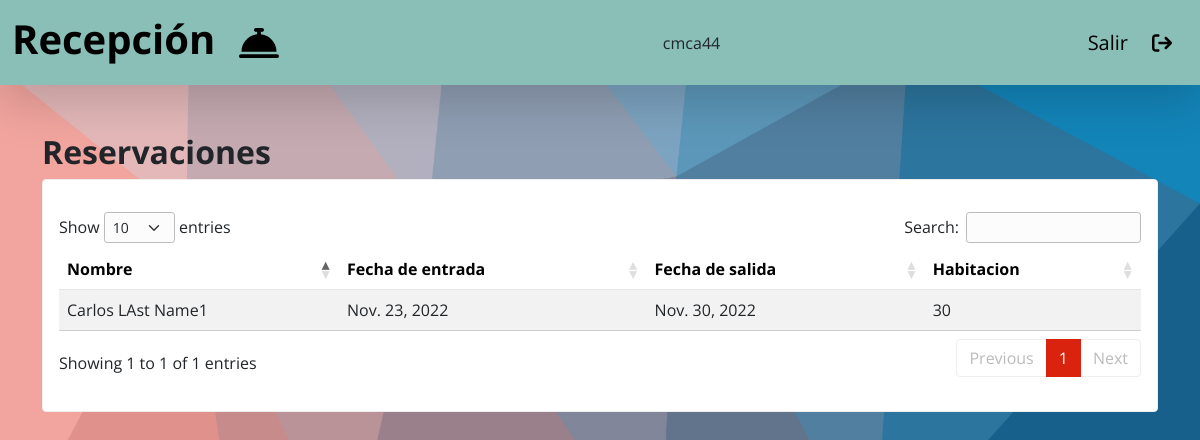
Page /reservations/ (signed in) on the earlier database version.
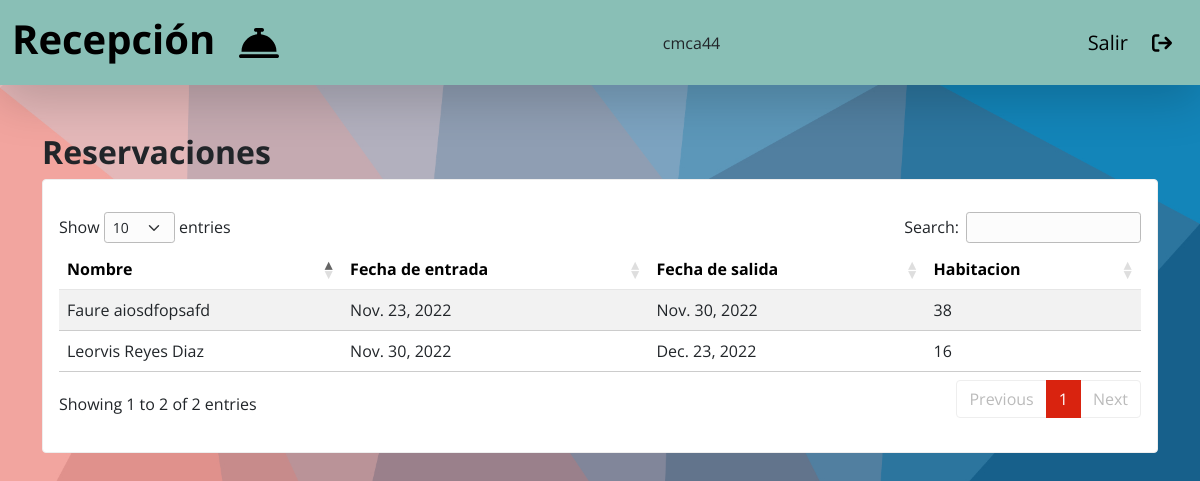
Same page on the later database version.
### main/models.py (models this page shows, shortened)
class Reservacion(models.Model):
    name = models.CharField(max_length=50)
    lastName = models.CharField(max_length=50)
    entry_date = models.DateField()
    out_date = models.DateField()
    roomNumber = models.ForeignKey(Habitacion, on_delete=models.CASCADE)

class Habitacion(models.Model):
    roomNumber = models.IntegerField(primary_key=True)
    dispo = models.BooleanField(default=True)
    def __str__(self):
        return self.roomNumber.__str__()

### main/views.py (the view)
# urls.py: path('reservations/', views.reservations, name='reservations'),
@login_required
def reservations(request):
    reservation = Reservacion.objects.all()
    context = {'names': reservation}
    return render(request, 'reservations/reservations.html', context)

### main/templates/reservations/reservations.html
{% extends 'base.html' %} {% load static %} {% block content %}
<div>{% include 'reservations/reservations_list.html' %}</div>
{% endblock content %}

### main/templates/reservations/reservations_list.html (shortened to what this page needs)
<section class="container my-5 w-100 w-md-75">
  <div class="d-flex gap-2">
    <h2 class="fw-bold">Reservaciones</h2>
  </div>
  <div class="card py-3">
    <div class="card-body">
      <table id="table_id" class="display table table-striped">
        <thead class="table-light">
          <tr>
            <th>Nombre</th>
            <th>Fecha de entrada</th>
            <th>Fecha de salida</th>
            <th>Habitacion</th>
          </tr>
        </thead>
        <tbody>
          {% for reservation in names %}
          <tr>
            <td>{{reservation.name}} {{reservation.lastName}}</td>
            <td>{{reservation.entry_date}}</td>
            <td>{{reservation.out_date}}</td>
            <td>{{reservation.roomNumber}}</td>
          </tr>
          {% endfor %}
        </tbody>
      </table>
    </div>
  </div>
</section>

Differences in the rows shown:
removed Reservacion: name "Carlos", lastName "LAst Name1", entry_date "Nov. 23, 2022", out_date "Nov. 30, 2022", roomNumber "30"
added Reservacion: name "Leorvis", lastName "Reyes Diaz", entry_date "Nov. 30, 2022", out_date "Dec. 23, 2022", roomNumber "16"
added Reservacion: name "Faure", lastName "aiosdfopsafd", entry_date "Nov. 23, 2022", out_date "Nov. 30, 2022", roomNumber "38"
Other differences:
text written by a page script: "Show entries Search: Showing 1 to 1 of 1 entries Previous 1 Next" → "Show entries Search: Showing 1 to 2 of 2 entries Previous 1 Next"
